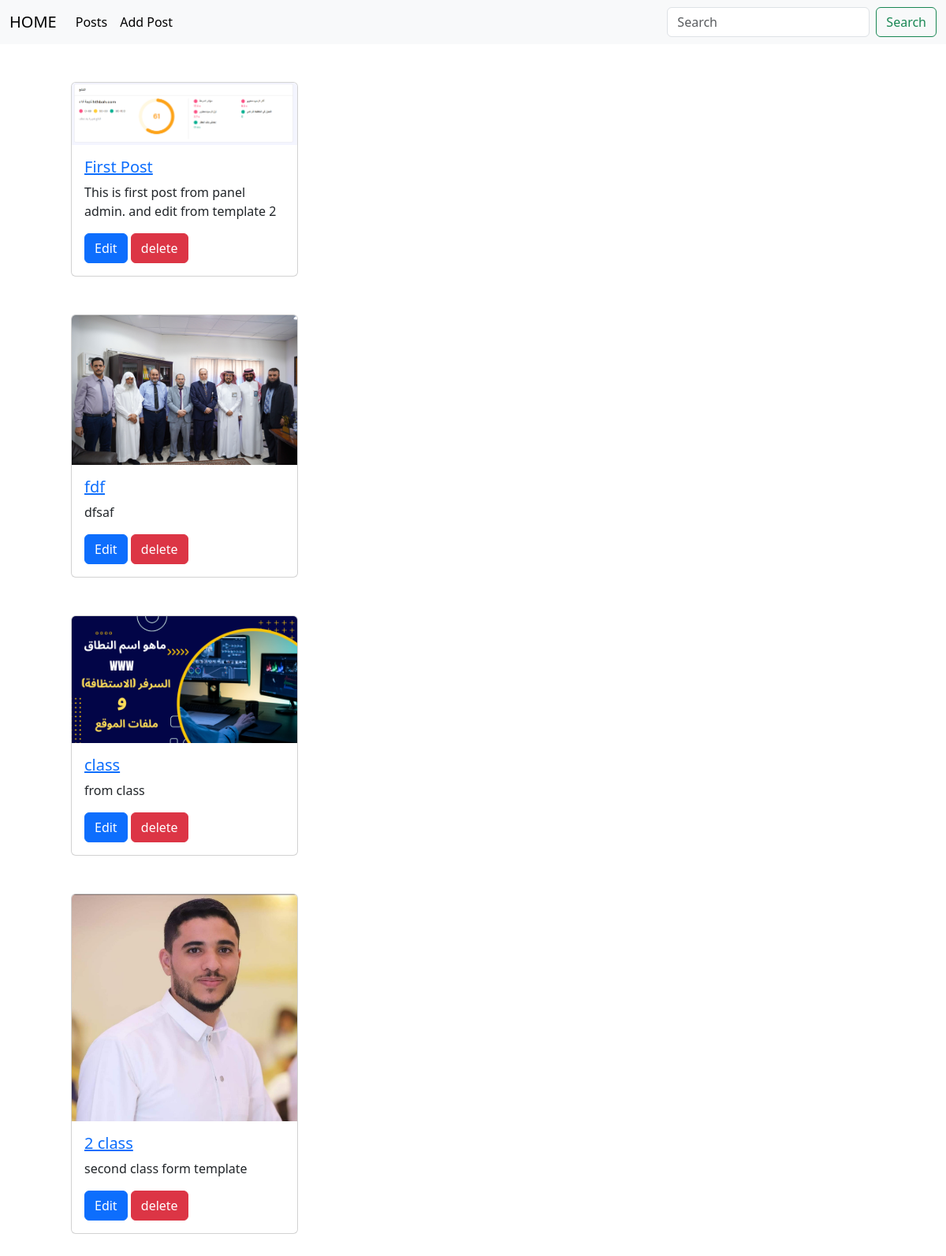
The page / on the database its author committed.
### blog/models.py (models this page shows, shortened)
class Post(models.Model):
    title = models.CharField(max_length=100)
    content = models.TextField(max_length=10000)
    create_date = models.DateTimeField(default=timezone.now)
    draft = models.BooleanField(default=False)
    tags = TaggableManager()
    author = models.ForeignKey(User, on_delete=models.SET_NULL ,blank=True ,null=True ,related_name='post_user')
    image = models.ImageField(upload_to='posts')

### blog/views.py (the view)
# urls.py: path('', PostList.as_view(), name='posts' ),
class PostList(ListView):
    model = Post

### blog/templates/blog/post_list.html (shortened to what this page needs)
<!doctype html>
<html lang="en">
  <head>
    <link href="https://cdn.jsdelivr.net/npm/bootstrap@5.3.0/dist/css/bootstrap.min.css" rel="stylesheet">
  </head>
  <body>
    <nav class="navbar navbar-expand-lg bg-body-tertiary">
        <div class="container-fluid">
          <a class="navbar-brand" href="{% url 'posts' %}">HOME</a>
          <div class="collapse navbar-collapse" id="navbarSupportedContent">
            <ul class="navbar-nav me-auto mb-2 mb-lg-0">
              <li class="nav-item">
                <a class="nav-link active" aria-current="page" href="#">Posts</a>
              </li>
              <li class="nav-item">
                <a class="nav-link active" aria-current="page" href="{% url 'post_create' %}">Add Post</a>
              </li>
            </ul>
            <form class="d-flex" role="search">
              <input class="form-control me-2" type="search" placeholder="Search" aria-label="Search">
              <button class="btn btn-outline-success" type="submit">Search</button>
            </form>
          </div>
        </div>
      </nav>
    <div class="container">
        {% for post in post_list %}
        <div class="card m-5" style="width: 18rem;">
            <img src="{{ post.image.url }}" class="card-img-top">
            <div class="card-body">
              <h5 class="card-title"><a href="{% url 'post_detail' post.pk %}">{{ post.title }}</a></h5>
              <p class="card-text">{{ post.content }}</p>
              <a href="{% url 'post_update' post.pk %}" class="btn btn-primary">Edit</a>
              <a href="{% url 'post_delete' post.pk %}" class="btn btn-danger">delete</a>
            </div>
          </div>
          {% endfor %}
    </div>
  </body>
</html>

### rows shown on the page
Post: image (picture), title "First Post", content "This is first post from panel admin. and edit from template 2"
Post: image (picture), title "fdf", content "dfsaf"
Post: image (picture), title "class", content "from class"
Post: image (picture), title "2 class", content "second class form template"
